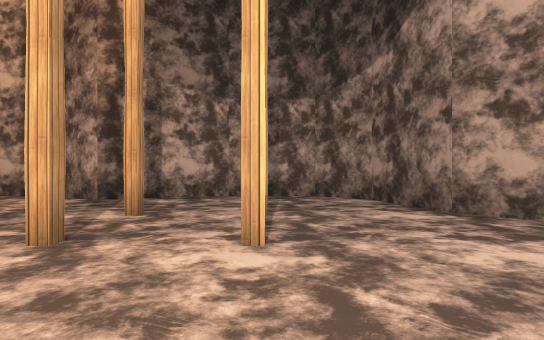
View 1 (above)

16 first-person views from a walk through a Unity game level. The camera is 1.2 m above the floor, looks level and sees 80° across. The floor is counted in squares, 2 m on a side. Each view is taken from the middle of a square. On the plan, view 1 faces up. The plan holds only what a view shows up to about 10 squares ahead; the rest is blank. The place goes on beyond the plan. Some animated figures are not drawn. Some surface patterns are stand-ins.

View 2
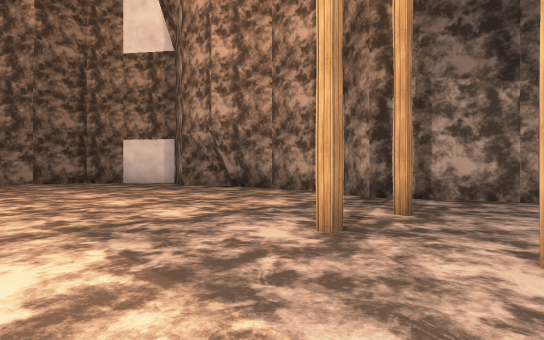

View 3
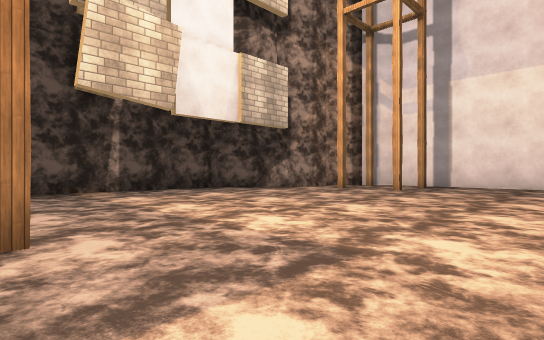

View 4
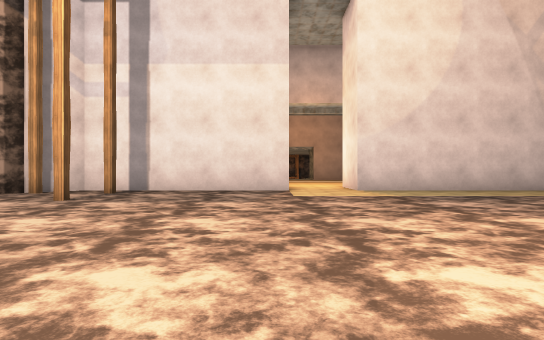

View 5
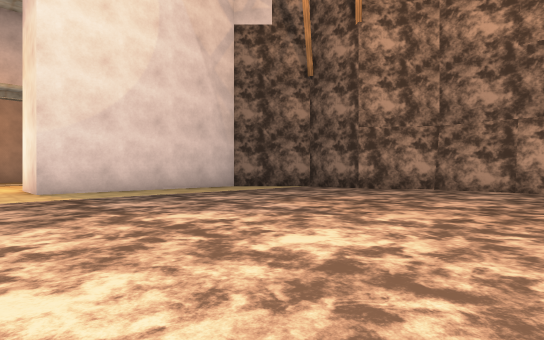

View 6
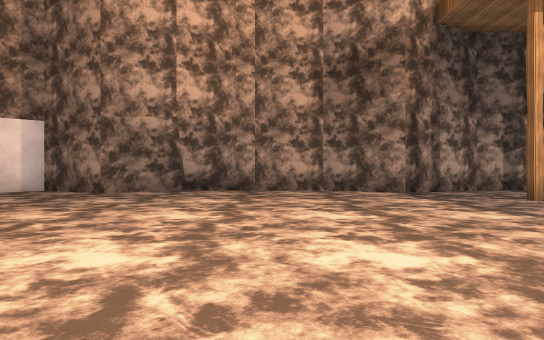

View 7
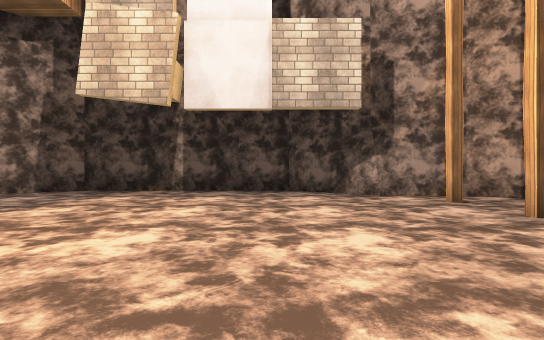

View 8
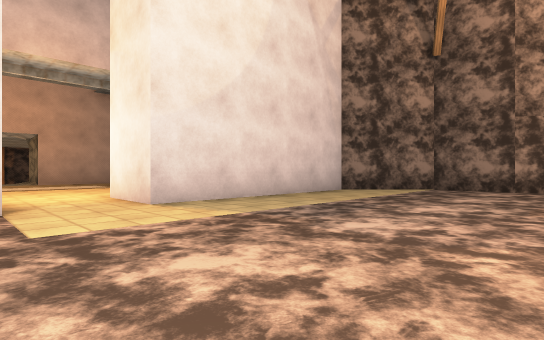

View 9
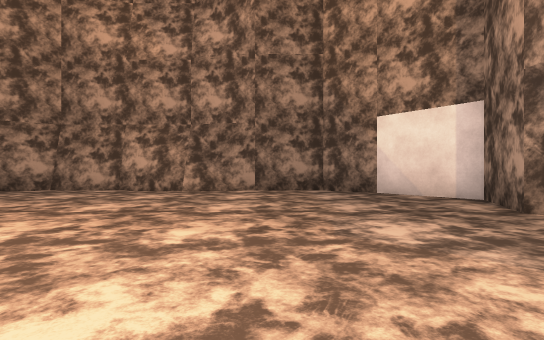

View 10
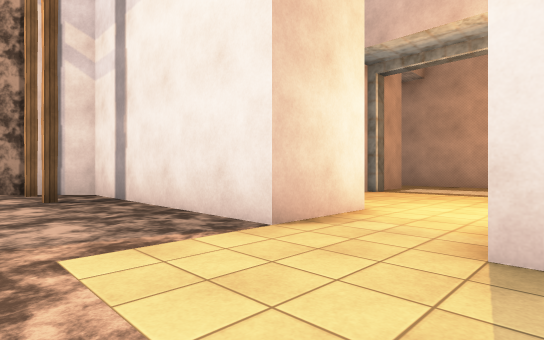

View 11
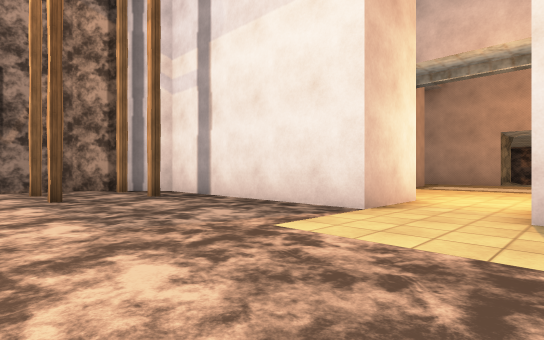

View 12
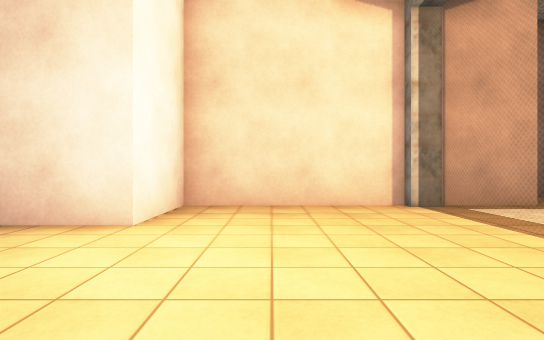

View 13
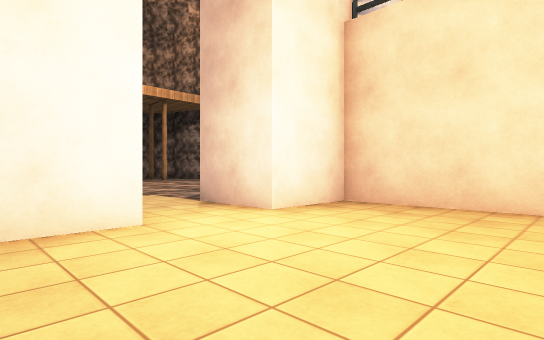

View 14
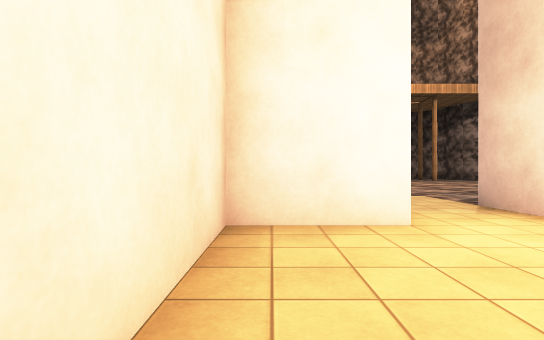

View 15
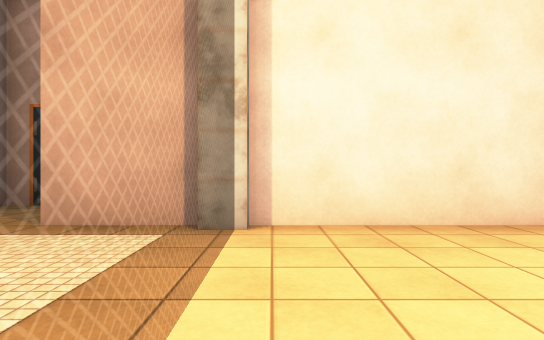

View 16
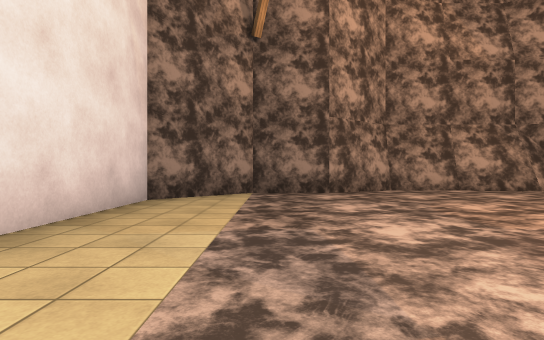

### Floor plan
Key: @ floor where view 1 was taken; # wall or solid block; . floor; = window, fence, low wall or low ledge; O other object.
Columns run from 17 left of view 1 to 5 right of it. Each row starts with its distance up from view 1.
  8         ###### #####
  7   #######....###...#
  6  ##................##
  5 ##..................#
  4 #..............O.O..##
  3 #..............O.O...##
  2 #.....................#
  1 #.....................#
  0 #................@....#
 -1 #.....................#
 -2 #.....................#
 -3 #.....................#
 -4 #....................##
 -5 ##..................##
 -6  #..............#.O.#
 -7  #..................#
 -8  ##.............O..##
 -9   ##..............##
-10    #######..#######
-11        ###..###
-12        #......#
-13        #......#
-14        #......#
-15        #......#
-16        #======#
-17        #..... #
-18        #      #

Where each view was taken, in squares from view 1:
view 1: 0 up, 0 right, facing up
view 2: 0 up, 0 right, facing up-left
view 3: 3 up, 5 left, facing down-right
view 4: 0 up, 5 left, facing down
view 5: 0 up, 6 left, facing down-left
view 6: 2 down, 7 left, facing up
view 7: 3 down, 5 left, facing right
view 8: 4 down, 5 left, facing down-left
view 9: 3 up, 7 left, facing left
view 10: 7 down, 8 left, facing down-right
view 11: 5 down, 8 left, facing down-right
view 12: 13 down, 9 left, facing right
view 13: 15 down, 9 left, facing up-right
view 14: 15 down, 9 left, facing up
view 15: 15 down, 6 left, facing left
view 16: 7 down, 7 left, facing left
